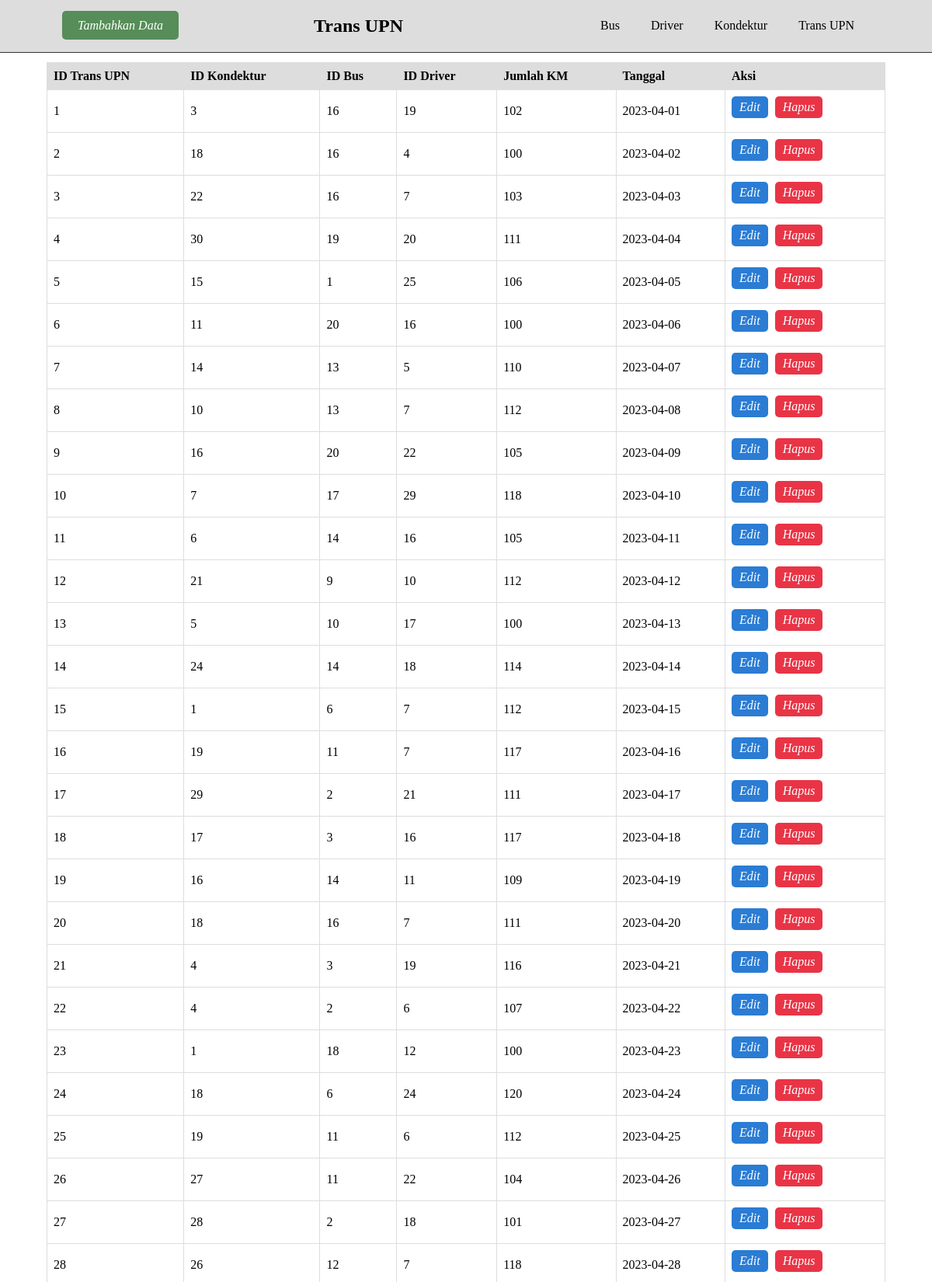
The page /transupn/main/trans_upn.php (upper part) on the database its author committed.
### tables this page shows
CREATE TABLE `trans_upn` (
  `id_trans_upn` int(10) UNSIGNED NOT NULL,
  `id_kondektur` int(10) UNSIGNED NOT NULL,
  `id_bus` int(10) UNSIGNED NOT NULL,
  `id_driver` int(10) UNSIGNED NOT NULL,
  `jumlah_km` int(10) UNSIGNED DEFAULT NULL,
  `tanggal` date DEFAULT NULL
);

### transupn/main/koneksi.php (called while the page is built, shortened)
<?php
function koneksi_db (){
    $host = 'localhost';
    $user = 'root';
    $pass = '';
    $db = 'transupn';
    $conn = mysqli_connect($host, $user, $pass);
    mysqli_select_db($conn,$db);
    return $conn;
}
?>

### transupn/main/trans_upn.php (the view, shortened to what this page needs)
<?php
include('koneksi.php');
?>
<!DOCTYPE html>
<html lang="en">
<head>
    <link rel="stylesheet" href="../css/style.css">
</head>
<body>
    <nav>
        <div class="buttonposition">
            <a href="../trans_upn/kelola.php" type="button" class="button">
                <i>Tambahkan Data</i>
            </a>
        </div>
        <h2>Trans UPN</h2>
        <ul>
            <li><a href="bus.php">Bus</a></li>
            <li><a href="driver.php">Driver</a></li>
            <li><a href="kondektur.php">Kondektur</a></li>
            <li><a href="#">Trans UPN</a></li>
        </ul>
    </nav>
    <div style="height:50px"></div>
    <table>
        <thead>
            <tr>
                <th>ID Trans UPN</th>
                <th>ID Kondektur</th>
                <th>ID Bus</th>
                <th>ID Driver</th>
                <th>Jumlah KM</th>
                <th>Tanggal</th>
                <th>Aksi</th>
            </tr>
        </thead>
        <tbody>
            <?php
                $query = "SELECT * FROM trans_upn";
                $result = mysqli_query(koneksi_db(), $query);
                if (mysqli_num_rows($result) > 0) {
                    while ($row = mysqli_fetch_assoc($result)) {
                        ?>
                        <tr>
                        <td>
                            <?php echo $row['id_trans_upn']; ?>
                        </td>
                        <td>
                            <?php echo $row['id_kondektur']; ?>
                        </td>
                        <td>
                            <?php echo $row['id_bus']; ?>
                        </td>
                        <td>
                            <?php echo $row['id_driver']; ?>
                        </td>
                        <td>
                            <?php echo $row['jumlah_km']; ?>
                        </td>
                        <td>
                            <?php echo $row['tanggal']; ?>
                        </td>
                        <td>
                            <a href="../trans_upn/kelola.php?ubah=<?php echo $row['id_trans_upn']; ?>" type="button"
                                class="btn_edit">
                                <i>Edit</i>
                            </a>
                            <a href="../trans_upn/proses.php?hapus=<?php echo $row['id_trans_upn']; ?>" type="button"
                                class="btn_hapus">
                                <i>Hapus</i>
                            </a>
                        </td>
                    </tr>
                    <?php
                    }
                } else {
                    echo "Data tidak ada";
                }
                ?>
        </tbody>
    </table>
</body>
</html>

### transupn/css/style.css (style rules this page uses)
body { padding: 0; margin: 0; }
nav { position: fixed; display: flex; justify-content: space-between; align-items: center; background-color: #ddd; border-bottom: 1px solid #333; width: 100%; }
h2 { text-align: center; flex-grow: 1; }
ul { list-style: none; display: flex; padding-right: 100px; }
li { margin-left: 20px; }
ul li a { margin-left: 20px; background-image: linear-gradient(90deg, #fff 0%, #fff 100%); background-position: 0 100%; background-repeat: no-repeat; background-size: 0% 2px; transition: all 0.3s ease-in-out; }
a { text-decoration: none; color: black; }
table { width: 90%; border-collapse: collapse; border: 1px solid #ddd; margin: 30px auto 0; text-align: left; overflow: auto; }
th, td { padding: 8px; border-right: 1px solid #ddd; border-bottom: 1px solid #ddd; }
th { background-color: #ddd; }
.buttonposition { padding-left: 80px; }
.button { background-color: #568d58; color: #fff; padding: 10px 20px; border-radius: 5px; text-decoration: none; }
.btn_edit { background-color: #2a7cd4; color: #fff; padding: 5px 10px; border-radius: 5px; text-decoration: none; display: inline-block; margin-right: 5px; margin-bottom: 10px; }
.btn_hapus { background-color: #e93446; color: #fff; padding: 5px 10px; border-radius: 5px; text-decoration: none; display: inline-block; }

### rows shown on the page
trans_upn: id_trans_upn "1", id_kondektur "3", id_bus "16", id_driver "19", jumlah_km "102", tanggal "2023-04-01"
trans_upn: id_trans_upn "2", id_kondektur "18", id_bus "16", id_driver "4", jumlah_km "100", tanggal "2023-04-02"
trans_upn: id_trans_upn "3", id_kondektur "22", id_bus "16", id_driver "7", jumlah_km "103", tanggal "2023-04-03"
trans_upn: id_trans_upn "4", id_kondektur "30", id_bus "19", id_driver "20", jumlah_km "111", tanggal "2023-04-04"
trans_upn: id_trans_upn "5", id_kondektur "15", id_bus "1", id_driver "25", jumlah_km "106", tanggal "2023-04-05"
trans_upn: id_trans_upn "6", id_kondektur "11", id_bus "20", id_driver "16", jumlah_km "100", tanggal "2023-04-06"
trans_upn: id_trans_upn "7", id_kondektur "14", id_bus "13", id_driver "5", jumlah_km "110", tanggal "2023-04-07"
trans_upn: id_trans_upn "8", id_kondektur "10", id_bus "13", id_driver "7", jumlah_km "112", tanggal "2023-04-08"
trans_upn: id_trans_upn "9", id_kondektur "16", id_bus "20", id_driver "22", jumlah_km "105", tanggal "2023-04-09"
trans_upn: id_trans_upn "10", id_kondektur "7", id_bus "17", id_driver "29", jumlah_km "118", tanggal "2023-04-10"
trans_upn: id_trans_upn "11", id_kondektur "6", id_bus "14", id_driver "16", jumlah_km "105", tanggal "2023-04-11"
trans_upn: id_trans_upn "12", id_kondektur "21", id_bus "9", id_driver "10", jumlah_km "112", tanggal "2023-04-12"
trans_upn: id_trans_upn "13", id_kondektur "5", id_bus "10", id_driver "17", jumlah_km "100", tanggal "2023-04-13"
trans_upn: id_trans_upn "14", id_kondektur "24", id_bus "14", id_driver "18", jumlah_km "114", tanggal "2023-04-14"
trans_upn: id_trans_upn "15", id_kondektur "1", id_bus "6", id_driver "7", jumlah_km "112", tanggal "2023-04-15"
trans_upn: id_trans_upn "16", id_kondektur "19", id_bus "11", id_driver "7", jumlah_km "117", tanggal "2023-04-16"
trans_upn: id_trans_upn "17", id_kondektur "29", id_bus "2", id_driver "21", jumlah_km "111", tanggal "2023-04-17"
trans_upn: id_trans_upn "18", id_kondektur "17", id_bus "3", id_driver "16", jumlah_km "117", tanggal "2023-04-18"
trans_upn: id_trans_upn "19", id_kondektur "16", id_bus "14", id_driver "11", jumlah_km "109", tanggal "2023-04-19"
trans_upn: id_trans_upn "20", id_kondektur "18", id_bus "16", id_driver "7", jumlah_km "111", tanggal "2023-04-20"
trans_upn: id_trans_upn "21", id_kondektur "4", id_bus "3", id_driver "19", jumlah_km "116", tanggal "2023-04-21"
trans_upn: id_trans_upn "22", id_kondektur "4", id_bus "2", id_driver "6", jumlah_km "107", tanggal "2023-04-22"
trans_upn: id_trans_upn "23", id_kondektur "1", id_bus "18", id_driver "12", jumlah_km "100", tanggal "2023-04-23"
trans_upn: id_trans_upn "24", id_kondektur "18", id_bus "6", id_driver "24", jumlah_km "120", tanggal "2023-04-24"
trans_upn: id_trans_upn "25", id_kondektur "19", id_bus "11", id_driver "6", jumlah_km "112", tanggal "2023-04-25"
trans_upn: id_trans_upn "26", id_kondektur "27", id_bus "11", id_driver "22", jumlah_km "104", tanggal "2023-04-26"
trans_upn: id_trans_upn "27", id_kondektur "28", id_bus "2", id_driver "18", jumlah_km "101", tanggal "2023-04-27"
trans_upn: id_trans_upn "28", id_kondektur "26", id_bus "12", id_driver "7", jumlah_km "118", tanggal "2023-04-28"
